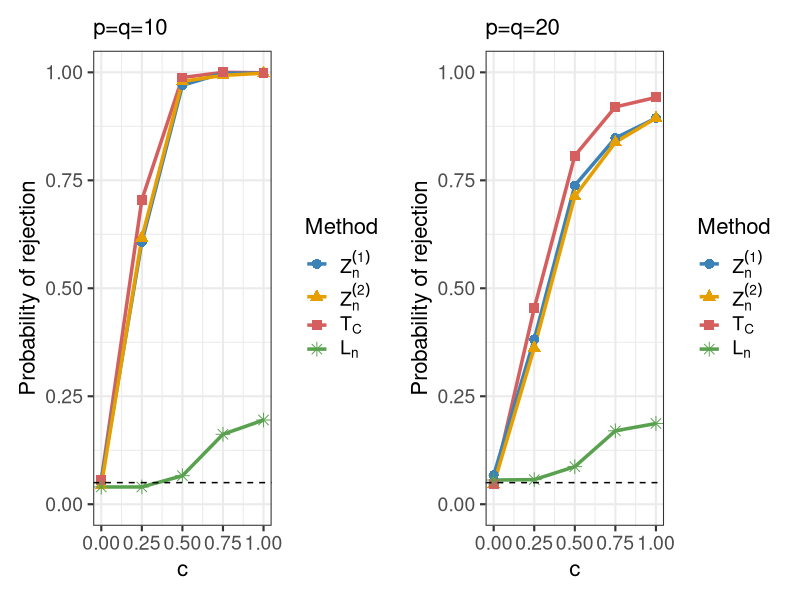
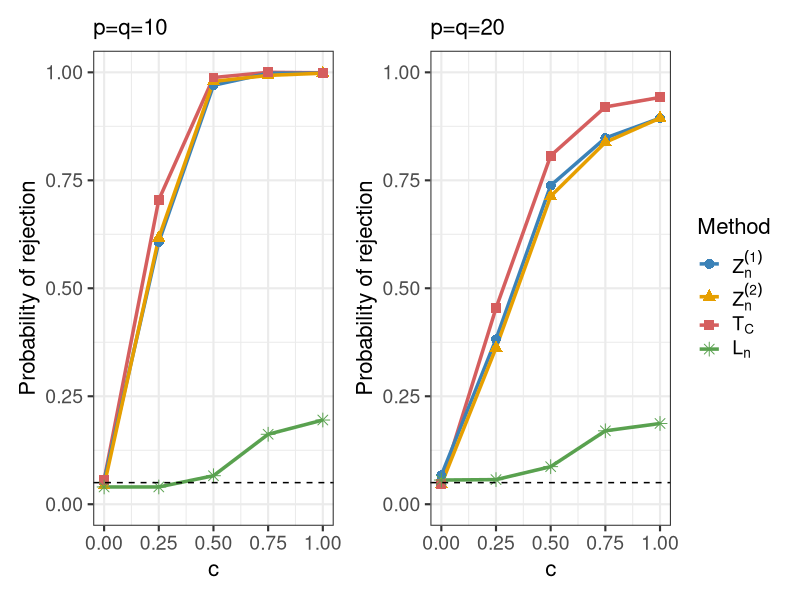

These charts were generated, in order, by the following R code:
library(ggplot2)
library(patchwork)

df <- data.frame(
  c = rep(c(0, 0.25, 0.5, 0.75, 1), times = 8),
  value = c(
    # n=800, d=s=10：Z1, Z2, CCT, Ln
    0.055, 0.607, 0.970, 0.998, 0.998,
    0.043, 0.617, 0.979, 0.993, 0.998,
    0.056, 0.705, 0.988, 1.000, 0.999,
    0.040, 0.040, 0.066, 0.162, 0.195,
    
    # n=800, d=s=20：Z1, Z2, CCT, Ln
    0.067, 0.382, 0.738, 0.848, 0.894,
    0.046, 0.362, 0.713, 0.838, 0.894,
    0.047, 0.454, 0.807, 0.920, 0.942,
    0.056, 0.057, 0.087, 0.170, 0.187
  ),
  Method = rep(c("Z1", "Z2", "Tc", "Ln"), each = 5, times = 2),
  scenario = rep(c("d10", "d20"), each = 20)
)

# ==============================
# 字体大小参数
# ==============================
base_size        <- 16  # theme_bw 的基础字体大小
title_size       <- 16  # 子图标题字体大小
axis_title_size  <- 16  # 横纵坐标标题字体大小
axis_text_size   <- 14  # 坐标轴刻度字体大小
legend_text_size <- 14  # 图例文字字体大小
legend_title_size <- 16 # 图例标题字体大小

# ==============================
# 颜色
# ==============================
my_cols <- c(
  "Z1" = "#3B82B8",
  "Z2" = "#E69F00",
  "Tc" = "#D55E5E",
  "Ln" = "#59A14F"
)

# ==============================
# 线型
# ==============================
my_linetypes <- c(
  "Z1" = "solid",
  "Z2" = "solid",
  "Tc" = "solid",
  "Ln" = "solid"
)

# ==============================
# 点的形状
# ==============================
my_shapes <- c(
  "Z1" = 16,   # 圆点
  "Z2" = 17,   # 三角形
  "Tc" = 15,   # 方块
  "Ln" = 8     # 星形
)

# 图例标签
my_labels <- c(
  expression(Z[n]^{(1)}),
  expression(Z[n]^{(2)}),
  expression(T[C]),
  expression(L[n])
)


# ==============================
# d=10 图
# ==============================
p1 <- ggplot(
  subset(df, scenario == "d10"),
  aes(
    x = c, y = value,
    color = Method,
    linetype = Method,
    shape = Method
  )
) +
  geom_line(linewidth = 1.2) +
  geom_point(size = 3) +
  scale_color_manual(
    values = my_cols,
    breaks = c("Z1", "Z2", "Tc", "Ln"),
    labels = my_labels
  ) + 
  scale_linetype_manual(
    values = my_linetypes,
    breaks = c("Z1", "Z2", "Tc", "Ln"),
    labels = my_labels
  ) +
  scale_shape_manual(
    values = my_shapes,
    breaks = c("Z1", "Z2", "Tc", "Ln"),
    labels = my_labels
  ) +
  # 5% 显著性水平
  geom_hline(yintercept = 0.05, linetype = "dashed") +
  scale_x_continuous(breaks = c(0, 0.25, 0.5, 0.75, 1)) +
  scale_y_continuous(limits = c(0, 1)) +
  labs(
    x = "c",   
    y = "Probability of rejection",
    title = "p=q=10"
  ) +
  theme_bw(base_size = base_size) +
  theme(
    plot.title   = element_text(size = title_size),        # 子图标题
    axis.title   = element_text(size = axis_title_size),   # 横纵坐标标题
    axis.text    = element_text(size = axis_text_size),    # 坐标轴刻度
    legend.text  = element_text(size = legend_text_size),  # 图例文字
    legend.title = element_text(size = legend_title_size)  # 图例标题
    # panel.grid = element_blank()   # 去掉网格线
    
  )

# ==============================
# d=20 图
# ==============================
p2 <- ggplot(
  subset(df, scenario == "d20"),
  aes(
    x = c, y = value,
    color = Method,
    linetype = Method,
    shape = Method
  )
) +
  geom_line(linewidth = 1.2) +
  geom_point(size = 3) +
  scale_color_manual(
    values = my_cols,
    breaks = c("Z1", "Z2", "Tc", "Ln"),
    labels = my_labels
  ) + 
  scale_linetype_manual(
    values = my_linetypes,
    breaks = c("Z1", "Z2", "Tc", "Ln"),
    labels = my_labels
  ) +
  scale_shape_manual(
    values = my_shapes,
    breaks = c("Z1", "Z2", "Tc", "Ln"),
    labels = my_labels
  ) +
  # 5% 显著性水平
  geom_hline(yintercept = 0.05, linetype = "dashed") +
  scale_x_continuous(breaks = c(0, 0.25, 0.5, 0.75, 1)) +
  scale_y_continuous(limits = c(0, 1)) +
  labs(
    x = "c",
    y = "Probability of rejection",
    title = "p=q=20"
  ) +
  theme_bw(base_size = base_size) +
  theme(
    plot.title   = element_text(size = title_size),        # 子图标题
    axis.title   = element_text(size = axis_title_size),   # 横纵坐标标题
    axis.text    = element_text(size = axis_text_size),    # 坐标轴刻度
    legend.text  = element_text(size = legend_text_size),  # 图例文字
    legend.title = element_text(size = legend_title_size)  # 图例标题
    # panel.grid = element_blank()   # 去掉网格线
    
  )



# ==============================
# 拼接（横向）
# ==============================
p1 + p2


p_final <- (p1 + p2) + plot_layout(guides = "collect")
 
ggsave(
  filename = "plot/cos(2t_val)/power_plot_cos(2t_val).pdf",
  plot = p_final,
  width = 12,
  height = 5,
  units = "in",
  device = cairo_pdf   # 字体更清晰
)
